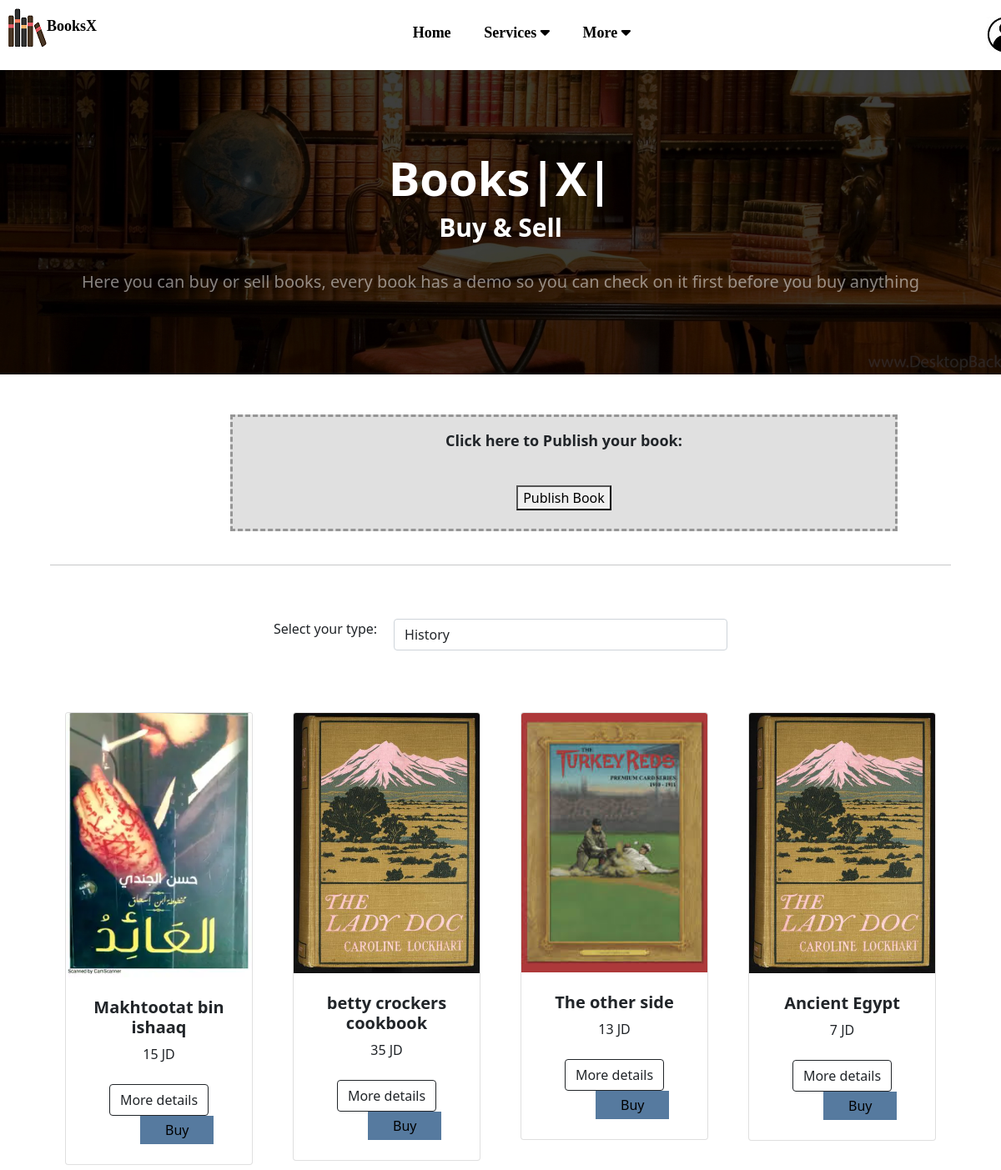
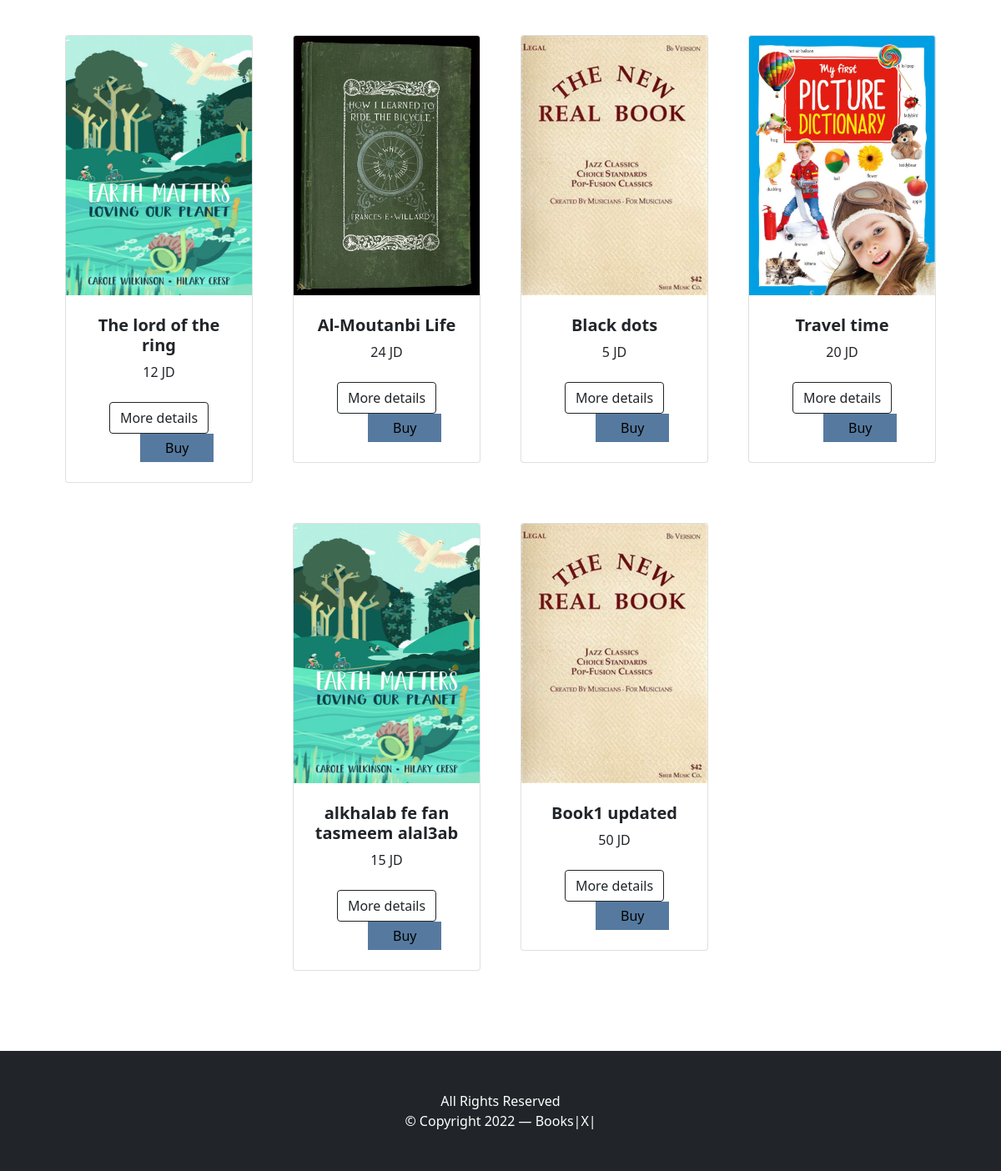
Page /buy&sell.php (signed in) on the committed database (2 pictures, top to bottom).
### tables this page shows
CREATE TABLE `bookscategories` (
  `bcID` int(11) NOT NULL,
  `categoryName` varchar(30) NOT NULL,
  `categoryDesc` text NOT NULL
);

CREATE TABLE `sellbuybooks` (
  `id` int(11) NOT NULL,
  `bookName` varchar(100) NOT NULL,
  `authorName` varchar(50) NOT NULL,
  `bookCategory` int(11) NOT NULL,
  `date` date NOT NULL,
  `price` double NOT NULL,
  `bookDescreption` text NOT NULL,
  `Demo` text NOT NULL,
  `img` text NOT NULL
);

### buy&sell.php (the view, shortened to what this page needs)
<?php
$serverName="localhost";
$userName="root";
$password="12342000";
$database="booksx";
$connection= new mysqli($serverName,$userName,$password,$database);
$sqlretrieve="SELECT * FROM bookscategories ";
$result= $connection->query($sqlretrieve);
if($result -> num_rows > 0){
    $select="<select name='' class='form-control' id='bcate'> style='color:black;'";
    while ($row = $result -> fetch_assoc()) {
        $select=$select."<option value='".$row["bcID"]."'>".$row["categoryName"]."</option>";
    }
    $select=$select."</select>";
}
else{
echo"Error!";
}
$sqlretrieve="SELECT * FROM sellbuybooks ";
$result= $connection->query($sqlretrieve);
if($result -> num_rows > 0){
    $product=" ";
    while ($row = $result -> fetch_assoc()) {
        $product=$product."
            <div id='nocontent'>
                <div class='col mb-5 data' id='".$row["bookCategory"]."'>
                    <div class='card h-100'>
                        <img class='card-img-top' src='".$row["img"]."' alt='product image' />
                        <div class='card-body p-4'>
                            <div class='text-center'>
                                <h5 class='fw-bolder'>".$row["bookName"]."</h5>
                                <span>".$row["price"]." JD</span>
                            </div>
                        </div>
                        <div class='card-footer p-4 pt-0 border-top-0 bg-transparent'>
                            <form action='booksbdetails.php' method='post' style='text-align: center;'>
                                <input type='text' name='iidd' value='".$row["id"]."' style='display: none;'>
                                <input type='submit' value='More details' class='btn btn-outline-dark mt-auto' class='text-center'><br>
                            </form>
                            <button style='padding: 5px 30px; background-color:rgb(86, 122, 159); margin-left:65px; border:none;'>Buy</button>
                        </div>
                    </div>
                </div>
            </div>
        ";
    }
}
else{
echo"Error!";
}
?>
<!DOCTYPE html>
<html lang="en">
    <head>
        <link href="https://cdn.jsdelivr.net/npm/bootstrap-icons@1.5.0/font/bootstrap-icons.css" rel="stylesheet" />
        <link href="css/buysell.css" rel="stylesheet" />
        <link rel="stylesheet" href="https://cdnjs.cloudflare.com/ajax/libs/font-awesome/6.1.1/css/all.min.css">
    </head>
    <body>
    <nav class="navy main-navy">
            <div class="logo"><a href="index.php"><img src="images/imagesyeah.png" alt="">BooksX</a></div>
            <span class="menuy">
            <ul>
                <li><a href="index.php">Home</a></li>
                <li><a>Services <i style="font-weight:lighter;" class="fa-solid fa-caret-down"></i></a>
                </li>
                <li>
                    <a>More <i class="fa-solid fa-caret-down"></i></a>
                </li>
                <li>
                <a id="prof" ><img src="images/profileyeah.jpg" alt=""></a>
                </li>
            </ul>
        </span>
        </nav>
        <header class="bg-dark py-5 backg" style="background-image:url('images/books3-1.jpg'); background-repeat: no-repeat; background-size: cover;">
            <div class="container px-4 px-lg-5 my-5">
                <div class="text-center text-white">
                    <h1 class="display-4 fw-bolder">Books|X|</h1>
                    <h4 style="font-size: 30px;" class="display-4 fw-bolder">Buy & Sell</h4>
                    <br>
                    <p class="lead fw-normal text-white-50 mb-0" style="color:white;">Here you can buy or sell books, every book has a demo so you can check on it first before you buy anything</p>
                </div>
            </div>
        </header>
        <section class="PBS">
            <div class="publishbooks">
                <p>Click here to Publish your book:</p>
                <br>
                <button onclick="document.location='addsbBooks.php'">Publish Book</button>
            </div>
        </section>
        <br>
        <hr width="90%">
        <section class="py-5">
            <div class="selector">
                <p>Select your type:</p>
                <form action="">
                <?php echo $select; ?>
                </form>
            </div>
            <br>
            <div class="container px-4 px-lg-5 mt-5">
                <div class="row gx-4 gx-lg-5 row-cols-2 row-cols-md-3 row-cols-xl-4 justify-content-center">
                <?php echo $product; ?>
                </div>
            </div>
        </section>
        <footer class="py-5 bg-dark">
            <div class="container">
                <p class="m-0 text-center text-white">All Rights Reserved</p>
                <p class="m-0 text-center text-white">&copy; Copyright 2022 — Books|X|</p>
            </div>
        </footer>
    </body>
</html>

### buy&sell.php (style rules this page uses)
.navy { background-color: rgb(255, 255, 255); padding: 9px; font-weight: bolder; }
.navy ul { margin: 0; display: inline; padding: 50px; }
.navy li { display: inline-block; margin-right: 1%; font-weight: bolder; }
.navy a { font-family: 'Playfair Display', serif; display: inline-block; color: black; text-decoration: none; border-radius: 5%; font-size: 18px; font-weight: bolder; }
.menuy { margin: 0px 0px 0px 40px; }
.logo { float: left; color: gray; }
.main-navy { text-align: center; border-bottom: 2px double rgba(255, 255, 255, 0.4); }
.main-navy li { padding: 0.9% 1%; }
#prof { margin-left: 860%; }

### rows in the picture
bookscategories: categoryName "History"
sellbuybooks: img (picture), bookName "Makhtootat bin ishaaq", price "15"
sellbuybooks: img (picture), bookName "betty crockers cookbook", price "35"
sellbuybooks: img (picture), bookName "The other side", price "13"
sellbuybooks: img (picture), bookName "Ancient Egypt", price "7"
sellbuybooks: img (picture), bookName "The lord of the ring", price "12"
sellbuybooks: img (picture), bookName "Al-Moutanbi Life", price "24"
sellbuybooks: img (picture), bookName "Black dots", price "5"
sellbuybooks: img (picture), bookName "Travel time", price "20"
sellbuybooks: img (picture), bookName "alkhalab fe fan tasmeem alal3ab", price "15"
sellbuybooks: img (picture), bookName "Book1 updated", price "50"
